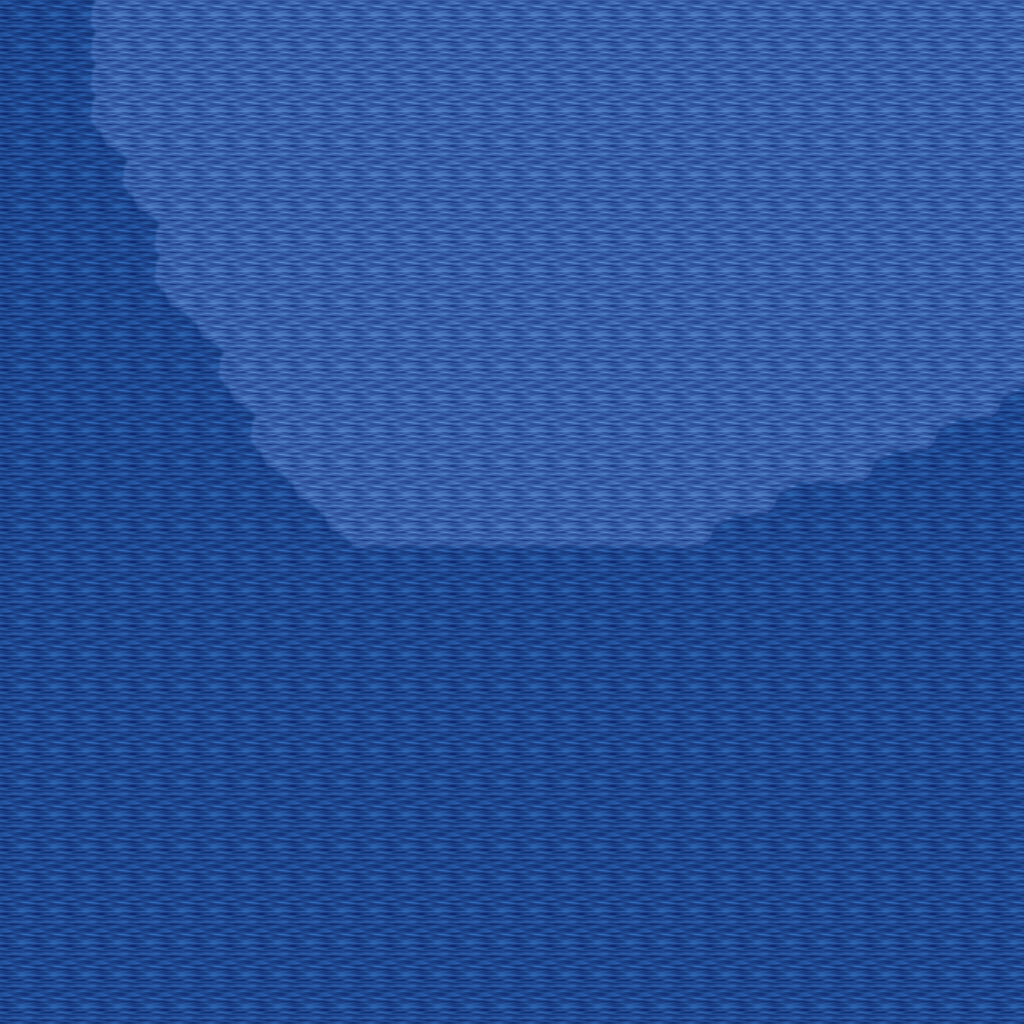

This is a level from a 2D game, rendered from its Tiled map with the project's own tilesets. A one-line summary and the map file follow, with tile-layer data summarised:
An orthogonal 32x32 tile map with 32x32 px tiles, 5 tile layers (Ground, Objects, Objects2, Above, ...), 1 hidden layer not drawn, 27 tilesets.

<map version="1.10" tiledversion="1.11.0" orientation="orthogonal" renderorder="right-down" width="32" height="32" tilewidth="32" tileheight="32" infinite="0" nextlayerid="11" nextobjectid="1">
 <tileset firstgid="1" name="ground_ground" tilewidth="32" tileheight="32" tilecount="33" columns="3">
  <image source="../drawable/ground_ground.png" width="96" height="352" />
 </tileset>
 <tileset firstgid="34" name="ground_water_pool" tilewidth="32" tileheight="32" tilecount="72" columns="3">
  <image source="../drawable/ground_water_pool.png" width="96" height="768" />
 </tileset>
 <tileset firstgid="106" name="ground_water_pool_corners" tilewidth="32" tileheight="32" tilecount="72" columns="3">
  <image source="../drawable/ground_water_pool_corners.png" width="96" height="768" />
 </tileset>
 <tileset firstgid="178" name="ground_grass_corners" tilewidth="32" tileheight="32" tilecount="24" columns="6">
  <image source="../drawable/ground_grass_corners.png" width="192" height="128" />
 </tileset>
 <tileset firstgid="202" name="ground_grass_edges" tilewidth="32" tileheight="32" tilecount="36" columns="12">
  <image source="../drawable/ground_grass_edges.png" width="384" height="96" />
 </tileset>
 <tileset firstgid="238" name="plant_grasses" tilewidth="32" tileheight="32" tilecount="6" columns="3">
  <image source="../drawable/plant_grasses.png" width="96" height="64" />
 </tileset>
 <tileset firstgid="244" name="building_wall_wood" tilewidth="32" tileheight="32" tilecount="16" columns="4">
  <image source="../drawable/building_wall_wood.png" width="128" height="128" />
 </tileset>
 <tileset firstgid="260" name="plant_flower_daisy_white" tilewidth="32" tileheight="32" tilecount="8" columns="2">
  <image source="../drawable/plant_flower_daisy_white.png" width="64" height="128" />
 </tileset>
 <tileset firstgid="268" name="building_fence_fence_chunky" tilewidth="32" tileheight="32" tilecount="21" columns="3">
  <image source="../drawable/building_fence_fence_chunky.png" width="96" height="224" />
 </tileset>
 <tileset firstgid="289" name="building_door_door_n" tilewidth="32" tileheight="32" tilecount="6" columns="3">
  <image source="../drawable/building_door_door_n.png" width="96" height="64" />
 </tileset>
 <tileset firstgid="295" name="logic_creature_animal" tilewidth="32" tileheight="32" tilecount="32" columns="8">
  <image source="../drawable/logic_creature_animal.png" width="256" height="128" />
 </tileset>
 <tileset firstgid="327" name="logic_collision" tilewidth="32" tileheight="32" tilecount="1" columns="1">
  <image source="../drawable/logic_collision.png" width="32" height="32" />
 </tileset>
 <tileset firstgid="328" name="ground_water_pool_deep" tilewidth="32" tileheight="32" tilecount="72" columns="3">
  <image source="../drawable/ground_water_pool_deep.png" width="96" height="768" />
 </tileset>
 <tileset firstgid="400" name="plant_tree_palm_trees" tilewidth="32" tileheight="32" tilecount="40" columns="4">
  <image source="../drawable/plant_tree_palm_trees.png" width="128" height="320" />
 </tileset>
 <tileset firstgid="440" name="furniture_chair_bench_wooden" tilewidth="32" tileheight="32" tilecount="8" columns="2">
  <image source="../drawable/furniture_chair_bench_wooden.png" width="64" height="128" />
 </tileset>
 <tileset firstgid="448" name="building_outhouse" tilewidth="32" tileheight="32" tilecount="12" columns="3">
  <image source="../drawable/building_outhouse.png" width="96" height="128" />
 </tileset>
 <tileset firstgid="460" name="furniture_table_vendors_table" tilewidth="32" tileheight="32" tilecount="35" columns="7">
  <image source="../drawable/furniture_table_vendors_table.png" width="224" height="160" />
 </tileset>
 <tileset firstgid="495" name="logic_item_fruits" tilewidth="32" tileheight="32" tilecount="16" columns="8">
  <image source="../drawable/logic_item_fruits.png" width="256" height="64" />
 </tileset>
 <tileset firstgid="511" name="plant_tree_banana_tree" tilewidth="32" tileheight="32" tilecount="40" columns="4">
  <image source="../drawable/plant_tree_banana_tree.png" width="128" height="320" />
 </tileset>
 <tileset firstgid="551" name="furniture_light_small_lamp" tilewidth="32" tileheight="32" tilecount="4" columns="4">
  <image source="../drawable/furniture_light_small_lamp.png" width="128" height="32" />
 </tileset>
 <tileset firstgid="555" name="light_dim_yellow_light_5x5" tilewidth="32" tileheight="32" tilecount="25" columns="5">
  <image source="../drawable/light_dim_yellow_light_5x5.png" width="160" height="160" />
 </tileset>
 <tileset firstgid="580" name="furniture_light_roots_lamp" tilewidth="32" tileheight="32" tilecount="6" columns="2">
  <image source="../drawable/furniture_light_roots_lamp.png" width="64" height="96" />
 </tileset>
 <tileset firstgid="586" name="light_dim_yellow_light_7x5" tilewidth="32" tileheight="32" tilecount="35" columns="7">
  <image source="../drawable/light_dim_yellow_light_7x5.png" width="224" height="160" />
 </tileset>
 <tileset firstgid="621" name="light_yellow_light_5x5" tilewidth="32" tileheight="32" tilecount="25" columns="5">
  <image source="../drawable/light_yellow_light_5x5.png" width="160" height="160" />
 </tileset>
 <tileset firstgid="646" name="ground_sand_1" tilewidth="32" tileheight="32" tilecount="10" columns="2">
  <image source="../drawable/ground_sand_1.png" width="64" height="160" />
 </tileset>
 <tileset firstgid="656" name="ground_sand_2" tilewidth="32" tileheight="32" tilecount="15" columns="5">
  <image source="../drawable/ground_sand_2.png" width="160" height="96" />
 </tileset>
 <tileset firstgid="671" name="logic_creature_reptile" tilewidth="32" tileheight="32" tilecount="7" columns="7">
  <image source="../drawable/logic_creature_reptile.png" width="224" height="32" />
 </tileset>
 <layer id="1" name="Ground" width="32" height="32">
  <data>[1024 cells, 1024 non-empty, 6 distinct tile ids]</data>
 </layer>
 <layer id="2" name="Objects" width="32" height="32">
  <data>[1024 cells, 0 non-empty, 0 distinct tile ids]</data>
 </layer>
 <layer id="3" name="Objects2" width="32" height="32">
  <data>[1024 cells, 0 non-empty, 0 distinct tile ids]</data>
 </layer>
 <layer id="4" name="Above" width="32" height="32">
  <data>[1024 cells, 0 non-empty, 0 distinct tile ids]</data>
 </layer>
 <layer id="5" name="Above2" width="32" height="32">
  <data>[1024 cells, 0 non-empty, 0 distinct tile ids]</data>
 </layer>
 <layer id="6" name="Walkable" width="32" height="32" visible="0">
  <data>[1024 cells, 1024 non-empty, 1 distinct tile ids]</data>
 </layer>
 <objectgroup id="7" name="Mapevents" />
 <objectgroup id="8" name="Spawn" />
 <objectgroup id="9" name="Keys" />
 <objectgroup id="10" name="Replace" />
</map>
